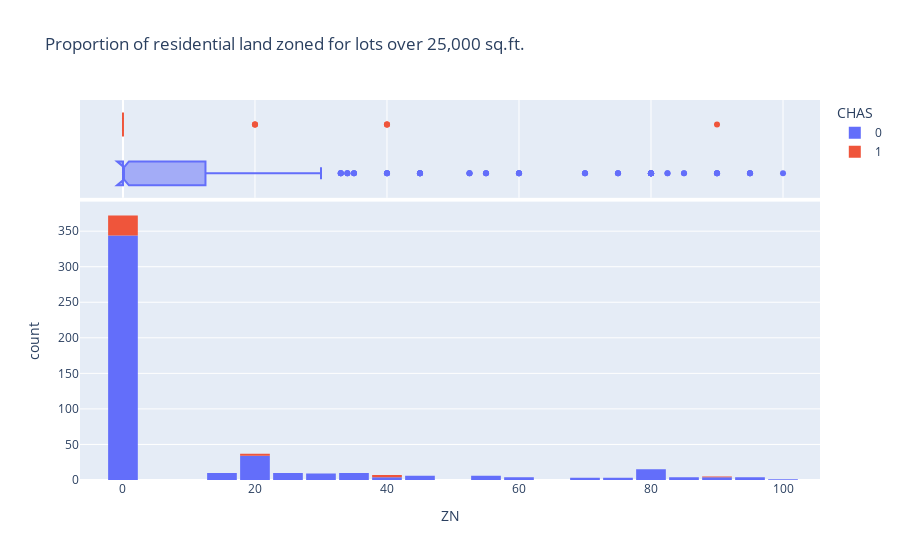

Source (notebook cell):
### Code cell
fig = px.histogram(house_df, x='ZN', marginal='box', color='CHAS',
             title="Proportion of residential land zoned for lots over 25,000 sq.ft.")
fig.update_layout(bargap=0.1)
fig.show()

### Figure 1 — Plotly figure (JSON) as saved in the notebook; plotly's stock layout.template omitted (floating-point values rounded to 4 significant figures; data arrays with more than 128 entries replaced by an {"elided": "..."} marker saying what was removed)
{"data": [{"alignmentgroup": "True", "bingroup": "x", "hovertemplate": "CHAS=0<br>ZN=%{x}<br>count=%{y}<extra></extra>", "legendgroup": "0", "marker": {"color": "#636efa", "pattern": {"shape": ""}}, "name": "0", "offsetgroup": "0", "orientation": "v", "showlegend": true, "type": "histogram", "x": {"elided": "471 float values"}, "xaxis": "x", "yaxis": "y"}, {"alignmentgroup": "True", "hovertemplate": "CHAS=0<br>ZN=%{x}<extra></extra>", "legendgroup": "0", "marker": {"color": "#636efa"}, "name": "0", "notched": true, "offsetgroup": "0", "showlegend": false, "type": "box", "x": {"elided": "471 float values"}, "xaxis": "x2", "yaxis": "y2"}, {"alignmentgroup": "True", "bingroup": "x", "hovertemplate": "CHAS=1<br>ZN=%{x}<br>count=%{y}<extra></extra>", "legendgroup": "1", "marker": {"color": "#EF553B", "pattern": {"shape": ""}}, "name": "1", "offsetgroup": "1", "orientation": "v", "showlegend": true, "type": "histogram", "x": [0, 0, 0, 0, 0, 0, 0, 0, 0, 0, 0, 0, 0, 0, 0, 0, 0, 0, 0, 0, 20, 20, 40, 40, 40, 20, 90, 0, 0, 0, 0, 0, 0, 0, 0], "xaxis": "x", "yaxis": "y"}, {"alignmentgroup": "True", "hovertemplate": "CHAS=1<br>ZN=%{x}<extra></extra>", "legendgroup": "1", "marker": {"color": "#EF553B"}, "name": "1", "notched": true, "offsetgroup": "1", "showlegend": false, "type": "box", "x": [0, 0, 0, 0, 0, 0, 0, 0, 0, 0, 0, 0, 0, 0, 0, 0, 0, 0, 0, 0, 20, 20, 40, 40, 40, 20, 90, 0, 0, 0, 0, 0, 0, 0, 0], "xaxis": "x2", "yaxis": "y2"}], "layout": {"bargap": 0.1, "barmode": "relative", "legend": {"title": {"text": "CHAS"}, "tracegroupgap": 0}, "title": {"text": "Proportion of residential land zoned for lots over 25,000 sq.ft."}, "xaxis": {"anchor": "y", "domain": [0, 1], "title": {"text": "ZN"}}, "xaxis2": {"anchor": "y2", "domain": [0, 1], "matches": "x", "showgrid": true, "showticklabels": false}, "yaxis": {"anchor": "x", "domain": [0, 0.7326], "title": {"text": "count"}}, "yaxis2": {"anchor": "x2", "domain": [0.7426, 1], "matches": "y2", "showgrid": false, "showline": false, "showticklabels": false, "ticks": ""}}}
